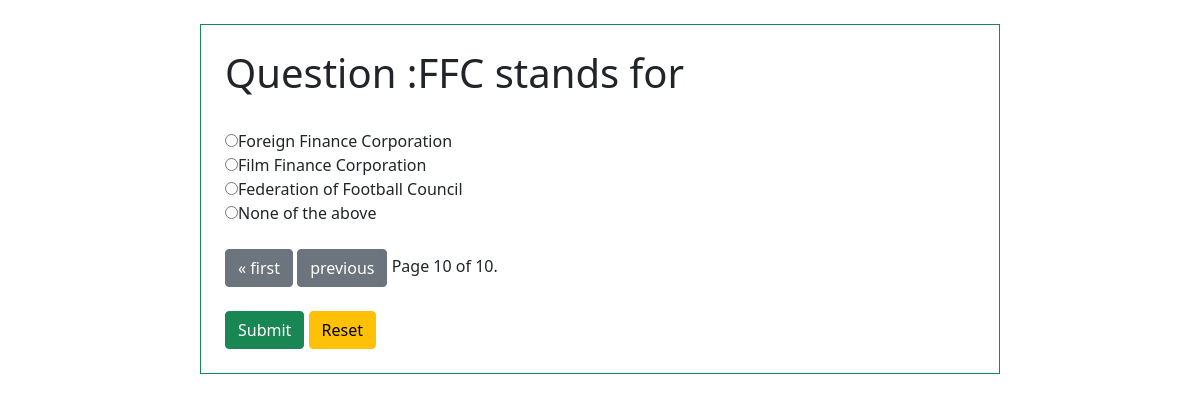
The page /test?page=10 on the database its author committed.
### quiz/models.py (models this page shows)
class Exam(models.Model):
    question = models.CharField(max_length=100)
    A = models.CharField(max_length=100)
    B = models.CharField(max_length=100)
    C = models.CharField(max_length=100)
    D = models.CharField(max_length=100)
    answer = models.CharField(max_length=100)

### quiz/views.py (the view)
# urls.py: path('test',views.test),
def test(request):
    exam = Exam.objects.all()
    paginator = Paginator(exam,1)
    page_number = request.GET.get('page')
    page_obj = paginator.get_page(page_number)
    return render(request,'test.html',{"exam":exam,"page_obj":page_obj})

### templates/test.html (shortened to what this page needs)
<!DOCTYPE html>
<html lang="en">
<head>
    <link href="https://cdn.jsdelivr.net/npm/bootstrap@5.0.0-beta1/dist/css/bootstrap.min.css" rel="stylesheet">
</head>
<body>
<form action="answer" method="post">
<div class="col-lg-8 border border-success p-4 m-4 mx-auto">
    {% for exam in page_obj %}
    <h1>Question :{{exam.question}}</h1><br>
        <div class="radio">
            <label><input type="radio" id="option1" name="name" value="{{exam.A}}">{{exam.A}}</label>
        </div>
        <div class="radio">
            <label><input type="radio" id="option2" name="name" value="{{exam.B}}">{{exam.B}}</label>
        </div>
        <div class="radio">
            <label><input type="radio" id="option3" name="name" value="{{exam.C}}">{{exam.C}}</label>
        </div>
        <div class="radio">
            <label><input type="radio" id="option4" name="name" value="{{exam.D}}">{{exam.D}}</label>
        </div>
    {% endfor %}
    <br>
    <div class="pagination">
    <span class="step-links">
        {% if page_obj.has_previous %}
            <a href="?page=1" class="btn btn-secondary">&laquo; first</a>
            <a href="?page={{ page_obj.previous_page_number }}" class="btn btn-secondary">previous</a>
        {% endif %}
        <span class="current">
            Page {{ page_obj.number }} of {{ page_obj.paginator.num_pages }}.
        </span>
    </span>
</div><br>
        <input type="submit" value="Submit" name="answer" class="btn btn-success">
           <a href="{% url 'Reset' %}" class="btn btn-warning">Reset</a>
</div>
</form>
</body>
</html>

### rows shown on the page
Exam: question "FFC stands for", A "Foreign Finance Corporation", B "Film Finance Corporation", C "Federation of Football Council", D "None of the above"

### other values the page prints
{{ page_obj.number }} "10"
{{ page_obj.paginator.num_pages }} "10"
